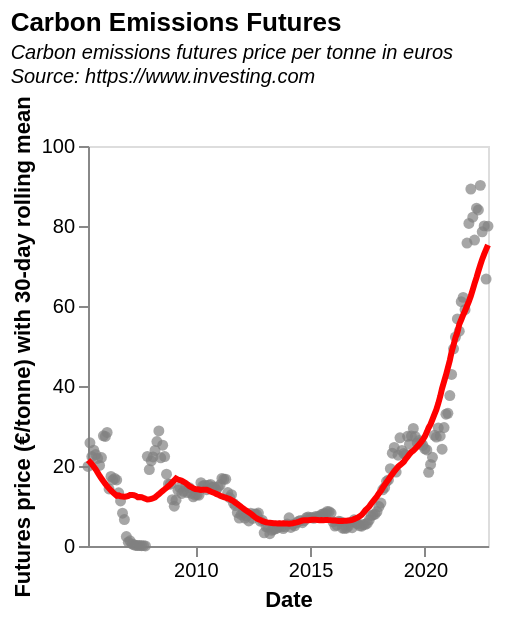

Describe this chart as a Vega-Lite specification.
### Vega-Lite specification from a JSON file in a GitHub repository (floating-point values rounded to 4 significant figures; data arrays with more than 128 entries replaced by an {"elided": "..."} marker saying what was removed)
{"$schema": "https://vega.github.io/schema/vega-lite/v5.json", "title": {"text": "Carbon Emissions Futures", "subtitle": ["Carbon emissions futures price per tonne in euros", "Source: https://www.investing.com"], "subtitleFontSize": 10, "subtitleFontStyle": "italic", "anchor": "start"}, "width": 200, "height": 200, "data": {"values": {"elided": "210 records"}, "format": {"parse": {"Date": "date"}}}, "transform": [{"window": [{"field": "Price", "op": "mean", "as": "rolling_mean"}], "frame": [-15, 15]}], "encoding": {"x": {"field": "Date", "type": "temporal", "title": "Date", "axis": {"grid": false}}, "y": {"type": "quantitative", "axis": {"title": "Futures price (€/tonne) with 30-day rolling mean", "grid": false}}, "tooltip": [{"field": "Price", "title": "€"}]}, "layer": [{"mark": {"type": "point", "filled": true, "color": "gray"}, "encoding": {"y": {"field": "Price", "title": "Carbon Price"}}}, {"mark": {"type": "line", "color": "red", "size": 3}, "encoding": {"y": {"field": "rolling_mean"}}}]}
